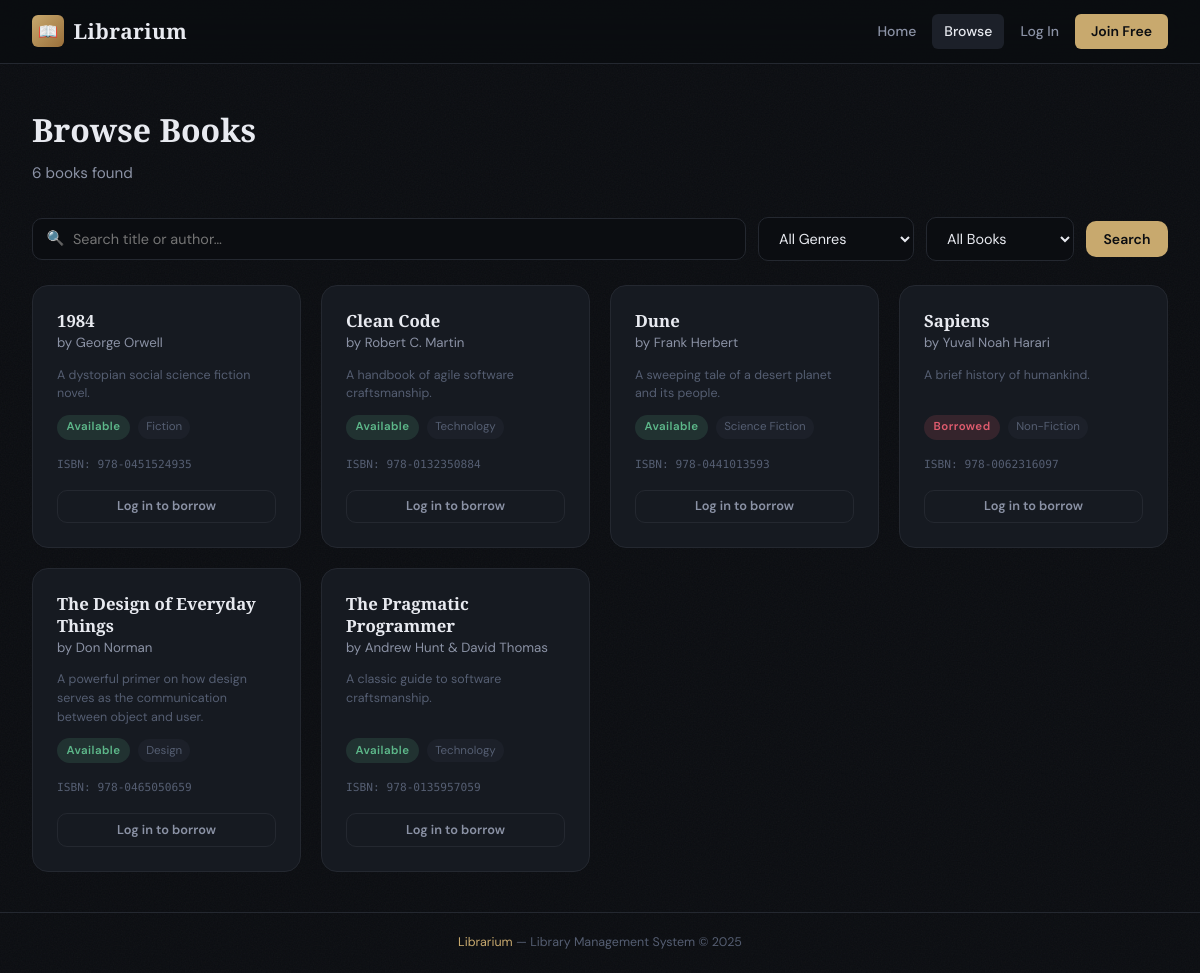
Before: /books with the older database file.
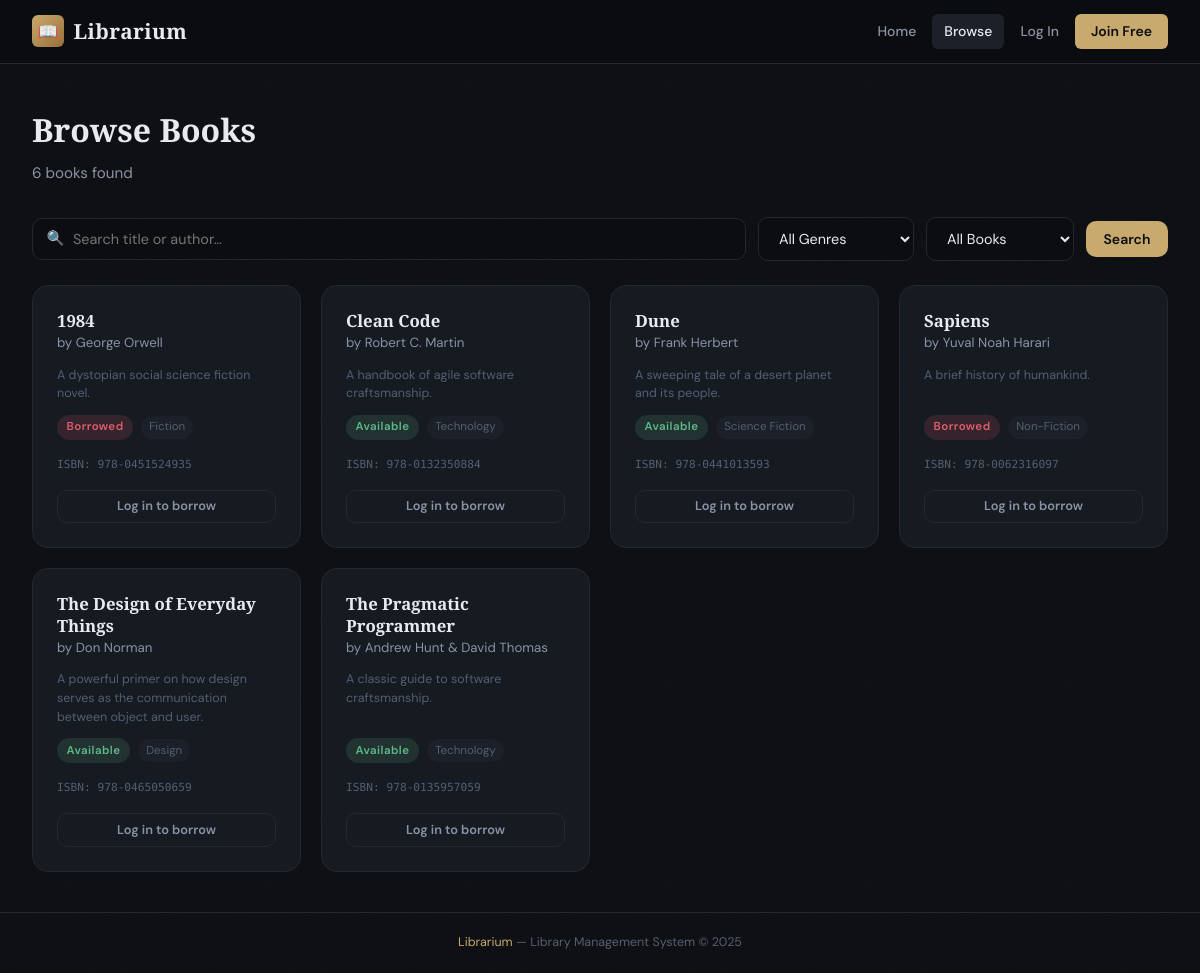
After: the same page with the newer database file.
### models.py (models this page shows, shortened)
class Book(db.Model):
    __tablename__ = "books"
    id = db.Column(db.Integer, primary_key=True)
    title = db.Column(db.String(200), nullable=False)
    author = db.Column(db.String(150), nullable=False)
    isbn = db.Column(db.String(20), unique=True, nullable=False, index=True)
    genre = db.Column(db.String(80), nullable=True)
    description = db.Column(db.Text, nullable=True)
    availability_status = db.Column(db.Boolean, default=True, nullable=False)  # True = available
    added_at = db.Column(db.DateTime, default=datetime.utcnow)
    borrowings = db.relationship("Borrowing", backref="book", lazy="dynamic")
    @property
    def is_available(self):
        return self.availability_status

### routes.py (the view)
@main.route("/books")
def books():
    search = request.args.get("q", "").strip()
    genre_filter = request.args.get("genre", "").strip()
    availability = request.args.get("availability", "all")
    query = Book.query
    if search:
        query = query.filter(
            Book.title.ilike(f"%{search}%") | Book.author.ilike(f"%{search}%")
        )
    if genre_filter:
        query = query.filter(Book.genre == genre_filter)
    if availability == "available":
        query = query.filter_by(availability_status=True)
    elif availability == "borrowed":
        query = query.filter_by(availability_status=False)
    all_books = query.order_by(Book.title).all()
    genres = db.session.query(Book.genre).filter(Book.genre.isnot(None)).distinct().all()
    genres = [g[0] for g in genres]
    return render_template("books.html", books=all_books, genres=genres,
                            search=search, genre_filter=genre_filter, availability=availability)

### routes.py (called while the page is built)
def current_user():
    if "user_id" in session:
        return User.query.get(session["user_id"])
    return None

@main.context_processor
def inject_user():
    return {"current_user": current_user()}

### templates/books.html (shortened to what this page needs)
{% extends "base.html" %}
{% block content %}
<div class="page-header flex items-center justify-between">
  <div>
    <h1>Browse Books</h1>
    <p>{{ books|length }} book{{ 's' if books|length != 1 else '' }} found</p>
  </div>
</div>
<form method="GET" action="{{ url_for('main.books') }}" class="search-bar">
  <div class="search-input-wrap">
    <span class="search-icon">🔍</span>
    <input type="text" name="q" value="{{ search }}" class="form-input" placeholder="Search title or author…">
  </div>
  <select name="genre" class="form-select" style="width:auto;min-width:140px">
    <option value="">All Genres</option>
  </select>
  <select name="availability" class="form-select" style="width:auto;min-width:140px">
    <option value="all"       {% if availability == 'all'       %}selected{% endif %}>All Books</option>
  </select>
  <button type="submit" class="btn btn-primary">Search</button>
</form>
{% if books %}
<div class="books-grid">
  {% for book in books %}
  <div class="book-card">
    <div>
      <div class="book-title">{{ book.title }}</div>
      <div class="book-author">by {{ book.author }}</div>
    </div>
    {% if book.description %}
      <p class="text-xs text-muted" style="line-height:1.5">{{ book.description[:110] }}{% if book.description|length > 110 %}…{% endif %}</p>
    {% endif %}
    <div class="book-meta">
      <span class="badge {% if book.is_available %}badge-available{% else %}badge-borrowed{% endif %}">
        {% if book.is_available %}Available{% else %}Borrowed{% endif %}
      </span>
      {% if book.genre %}<span class="book-genre">{{ book.genre }}</span>{% endif %}
    </div>
    <div class="book-isbn">ISBN: {{ book.isbn }}</div>
    <div style="display:flex;gap:.5rem;margin-top:.25rem">
      {% if current_user and not current_user.is_admin and book.is_available %}
        <form method="POST" action="{{ url_for('main.borrow_book', book_id=book.id) }}" style="flex:1">
          <button type="submit" class="btn btn-primary btn-sm w-full">Borrow</button>
        </form>
      {% elif not current_user %}
        <a href="{{ url_for('main.login') }}" class="btn btn-ghost btn-sm" style="flex:1;justify-content:center">Log in to borrow</a>
      {% elif current_user and not current_user.is_admin %}
        <button class="btn btn-ghost btn-sm" style="flex:1" disabled>Unavailable</button>
      {% endif %}
    </div>
  </div>
  {% endfor %}
</div>
{% endif %}
{% endblock %}

Changed rows visible on the page:
changed Book "George Orwell": availability_status "Available" → "Borrowed"
